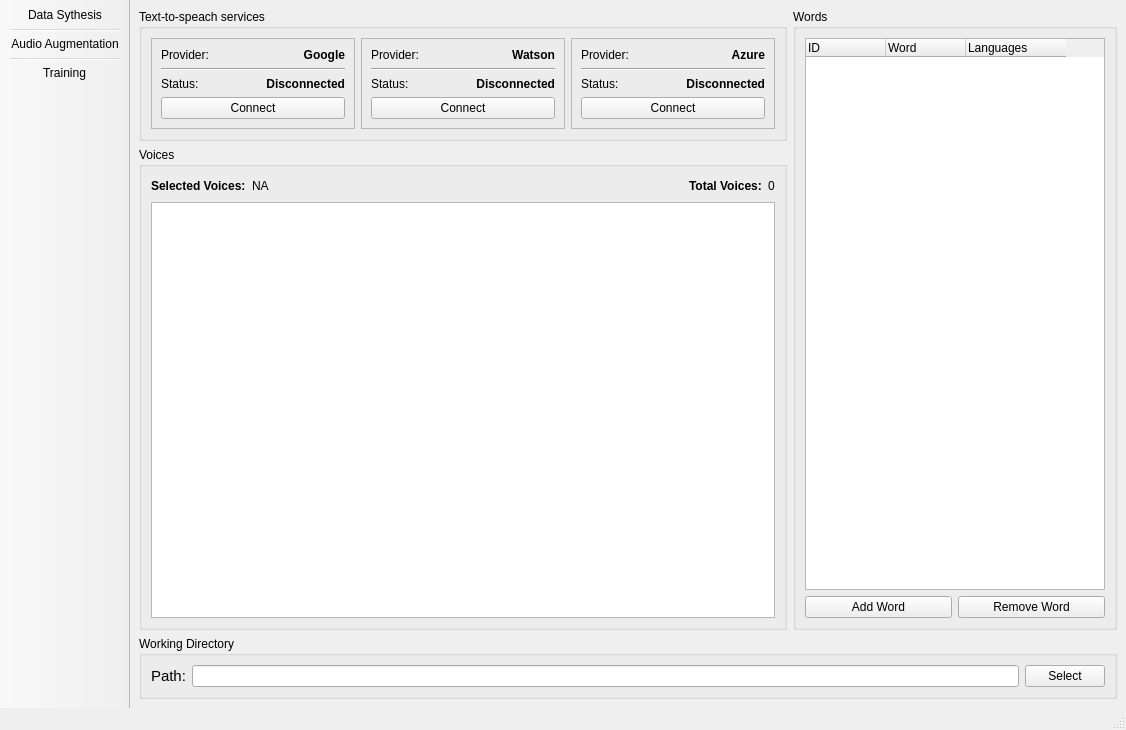
<?xml version="1.0" encoding="UTF-8"?>
<ui version="4.0">
 <class>myApp</class>
 <widget class="QMainWindow" name="myApp">
  <property name="enabled">
   <bool>true</bool>
  </property>
  <property name="geometry">
   <rect>
    <x>0</x>
    <y>0</y>
    <width>1126</width>
    <height>730</height>
   </rect>
  </property>
  <property name="windowTitle">
   <string>MainWindow</string>
  </property>
  <property name="documentMode">
   <bool>false</bool>
  </property>
  <property name="dockOptions">
   <set>QMainWindow::GroupedDragging</set>
  </property>
  <widget class="QWidget" name="centralwidget">
   <layout class="QGridLayout" name="gridLayout_9">
    <item row="0" column="0">
     <layout class="QGridLayout" name="gridLayout_8">
      <property name="bottomMargin">
       <number>0</number>
      </property>
      <item row="0" column="2" rowspan="2">
       <widget class="QGroupBox" name="words_box">
        <property name="sizePolicy">
         <sizepolicy hsizetype="Expanding" vsizetype="Expanding">
          <horstretch>0</horstretch>
          <verstretch>0</verstretch>
         </sizepolicy>
        </property>
        <property name="title">
         <string>Words</string>
        </property>
        <property name="flat">
         <bool>false</bool>
        </property>
        <property name="checkable">
         <bool>false</bool>
        </property>
        <layout class="QGridLayout" name="gridLayout_6">
         <item row="1" column="1">
          <widget class="QPushButton" name="removeWordButton">
           <property name="text">
            <string>Remove Word</string>
           </property>
          </widget>
         </item>
         <item row="1" column="0">
          <widget class="QPushButton" name="addWordButton">
           <property name="text">
            <string>Add Word</string>
           </property>
          </widget>
         </item>
         <item row="0" column="0" colspan="2">
          <widget class="QTreeWidget" name="words_list_widget">
           <property name="indentation">
            <number>0</number>
           </property>
           <property name="rootIsDecorated">
            <bool>false</bool>
           </property>
           <property name="uniformRowHeights">
            <bool>true</bool>
           </property>
           <property name="itemsExpandable">
            <bool>false</bool>
           </property>
           <attribute name="headerCascadingSectionResizes">
            <bool>false</bool>
           </attribute>
           <attribute name="headerDefaultSectionSize">
            <number>80</number>
           </attribute>
           <attribute name="headerHighlightSections">
            <bool>false</bool>
           </attribute>
           <attribute name="headerStretchLastSection">
            <bool>false</bool>
           </attribute>
           <column>
            <property name="text">
             <string>ID</string>
            </property>
           </column>
           <column>
            <property name="text">
             <string>Word</string>
            </property>
            <property name="font">
             <font>
              <weight>50</weight>
              <bold>false</bold>
             </font>
            </property>
           </column>
           <column>
            <property name="text">
             <string>Languages</string>
            </property>
           </column>
          </widget>
         </item>
        </layout>
       </widget>
      </item>
      <item row="0" column="0" colspan="2">
       <widget class="QGroupBox" name="tts_services_box">
        <property name="sizePolicy">
         <sizepolicy hsizetype="Preferred" vsizetype="Preferred">
          <horstretch>0</horstretch>
          <verstretch>0</verstretch>
         </sizepolicy>
        </property>
        <property name="maximumSize">
         <size>
          <width>651</width>
          <height>16777215</height>
         </size>
        </property>
        <property name="cursor">
         <cursorShape>ArrowCursor</cursorShape>
        </property>
        <property name="title">
         <string>Text-to-speach services</string>
        </property>
        <layout class="QGridLayout" name="gridLayout_7">
         <item row="0" column="1">
          <widget class="QFrame" name="provider_watson_frame">
           <property name="frameShape">
            <enum>QFrame::StyledPanel</enum>
           </property>
           <property name="frameShadow">
            <enum>QFrame::Raised</enum>
           </property>
           <layout class="QGridLayout" name="gridLayout_11">
            <item row="0" column="0">
             <layout class="QGridLayout" name="gridLayout_2">
              <item row="0" column="0">
               <widget class="QLabel" name="provider_text_2">
                <property name="text">
                 <string>Provider:</string>
                </property>
               </widget>
              </item>
              <item row="0" column="1">
               <widget class="QLabel" name="provider_name_2">
                <property name="font">
                 <font>
                  <weight>75</weight>
                  <bold>true</bold>
                 </font>
                </property>
                <property name="text">
                 <string>Watson</string>
                </property>
                <property name="alignment">
                 <set>Qt::AlignRight|Qt::AlignTrailing|Qt::AlignVCenter</set>
                </property>
               </widget>
              </item>
              <item row="1" column="0" colspan="2">
               <widget class="Line" name="line_2">
                <property name="orientation">
                 <enum>Qt::Horizontal</enum>
                </property>
               </widget>
              </item>
              <item row="2" column="0">
               <widget class="QLabel" name="status_text_2">
                <property name="text">
                 <string>Status:</string>
                </property>
               </widget>
              </item>
              <item row="2" column="1">
               <widget class="QLabel" name="status_label_watson">
                <property name="font">
                 <font>
                  <weight>75</weight>
                  <bold>true</bold>
                 </font>
                </property>
                <property name="text">
                 <string>Disconnected</string>
                </property>
                <property name="alignment">
                 <set>Qt::AlignRight|Qt::AlignTrailing|Qt::AlignVCenter</set>
                </property>
               </widget>
              </item>
             </layout>
            </item>
            <item row="1" column="0">
             <widget class="QPushButton" name="connect_button_watson">
              <property name="text">
               <string>Connect</string>
              </property>
             </widget>
            </item>
           </layout>
          </widget>
         </item>
         <item row="0" column="0">
          <widget class="QFrame" name="provider_google_frame">
           <property name="frameShape">
            <enum>QFrame::StyledPanel</enum>
           </property>
           <property name="frameShadow">
            <enum>QFrame::Raised</enum>
           </property>
           <layout class="QGridLayout" name="gridLayout_10">
            <item row="0" column="0">
             <layout class="QGridLayout" name="gridLayout">
              <item row="0" column="0">
               <widget class="QLabel" name="provider_text">
                <property name="text">
                 <string>Provider:</string>
                </property>
                <property name="buddy">
                 <cstring>provider_text</cstring>
                </property>
               </widget>
              </item>
              <item row="0" column="1">
               <widget class="QLabel" name="provider_name_google">
                <property name="font">
                 <font>
                  <weight>75</weight>
                  <bold>true</bold>
                 </font>
                </property>
                <property name="text">
                 <string>Google</string>
                </property>
                <property name="alignment">
                 <set>Qt::AlignRight|Qt::AlignTrailing|Qt::AlignVCenter</set>
                </property>
                <property name="buddy">
                 <cstring>provider_name_google</cstring>
                </property>
               </widget>
              </item>
              <item row="1" column="0" colspan="2">
               <widget class="Line" name="line_3">
                <property name="orientation">
                 <enum>Qt::Horizontal</enum>
                </property>
               </widget>
              </item>
              <item row="2" column="0">
               <widget class="QLabel" name="status_text">
                <property name="text">
                 <string>Status:</string>
                </property>
               </widget>
              </item>
              <item row="2" column="1">
               <widget class="QLabel" name="status_label_google">
                <property name="sizePolicy">
                 <sizepolicy hsizetype="Preferred" vsizetype="Preferred">
                  <horstretch>0</horstretch>
                  <verstretch>0</verstretch>
                 </sizepolicy>
                </property>
                <property name="font">
                 <font>
                  <weight>75</weight>
                  <bold>true</bold>
                 </font>
                </property>
                <property name="text">
                 <string>Disconnected</string>
                </property>
                <property name="alignment">
                 <set>Qt::AlignRight|Qt::AlignTrailing|Qt::AlignVCenter</set>
                </property>
               </widget>
              </item>
             </layout>
            </item>
            <item row="1" column="0">
             <widget class="QPushButton" name="connect_button_google">
              <property name="text">
               <string>Connect</string>
              </property>
             </widget>
            </item>
           </layout>
          </widget>
         </item>
         <item row="0" column="2">
          <widget class="QFrame" name="provider_azure_frame">
           <property name="frameShape">
            <enum>QFrame::StyledPanel</enum>
           </property>
           <property name="frameShadow">
            <enum>QFrame::Raised</enum>
           </property>
           <layout class="QGridLayout" name="gridLayout_12">
            <item row="0" column="0">
             <layout class="QGridLayout" name="gridLayout_3">
              <item row="2" column="1">
               <widget class="QLabel" name="status_label_azure">
                <property name="font">
                 <font>
                  <weight>75</weight>
                  <bold>true</bold>
                 </font>
                </property>
                <property name="text">
                 <string>Disconnected</string>
                </property>
                <property name="alignment">
                 <set>Qt::AlignRight|Qt::AlignTrailing|Qt::AlignVCenter</set>
                </property>
               </widget>
              </item>
              <item row="2" column="0">
               <widget class="QLabel" name="status_text_3">
                <property name="text">
                 <string>Status:</string>
                </property>
               </widget>
              </item>
              <item row="0" column="1">
               <widget class="QLabel" name="provider_name_3">
                <property name="font">
                 <font>
                  <weight>75</weight>
                  <bold>true</bold>
                 </font>
                </property>
                <property name="text">
                 <string>Azure</string>
                </property>
                <property name="alignment">
                 <set>Qt::AlignRight|Qt::AlignTrailing|Qt::AlignVCenter</set>
                </property>
               </widget>
              </item>
              <item row="0" column="0">
               <widget class="QLabel" name="provider_text_3">
                <property name="text">
                 <string>Provider:</string>
                </property>
               </widget>
              </item>
              <item row="1" column="0" colspan="2">
               <widget class="Line" name="line">
                <property name="orientation">
                 <enum>Qt::Horizontal</enum>
                </property>
               </widget>
              </item>
             </layout>
            </item>
            <item row="1" column="0">
             <widget class="QPushButton" name="connect_button_azure">
              <property name="text">
               <string>Connect</string>
              </property>
             </widget>
            </item>
           </layout>
          </widget>
         </item>
        </layout>
       </widget>
      </item>
      <item row="2" column="0" colspan="3">
       <widget class="QGroupBox" name="dir_box">
        <property name="sizePolicy">
         <sizepolicy hsizetype="Expanding" vsizetype="Preferred">
          <horstretch>10</horstretch>
          <verstretch>0</verstretch>
         </sizepolicy>
        </property>
        <property name="title">
         <string>Working Directory</string>
        </property>
        <layout class="QGridLayout" name="gridLayout_5" rowstretch="0">
         <property name="sizeConstraint">
          <enum>QLayout::SetMaximumSize</enum>
         </property>
         <item row="0" column="0">
          <widget class="QLabel" name="path_text">
           <property name="font">
            <font>
             <pointsize>11</pointsize>
            </font>
           </property>
           <property name="text">
            <string>Path:</string>
           </property>
          </widget>
         </item>
         <item row="0" column="1">
          <widget class="QLineEdit" name="path_input_text"/>
         </item>
         <item row="0" column="2">
          <widget class="QPushButton" name="select_path_button">
           <property name="text">
            <string>Select</string>
           </property>
          </widget>
         </item>
        </layout>
       </widget>
      </item>
      <item row="1" column="0" colspan="2">
       <widget class="QGroupBox" name="voices_box">
        <property name="sizePolicy">
         <sizepolicy hsizetype="Expanding" vsizetype="Expanding">
          <horstretch>0</horstretch>
          <verstretch>0</verstretch>
         </sizepolicy>
        </property>
        <property name="title">
         <string>Voices</string>
        </property>
        <layout class="QGridLayout" name="gridLayout_4">
         <item row="0" column="0">
          <widget class="QLabel" name="label_3">
           <property name="sizePolicy">
            <sizepolicy hsizetype="Minimum" vsizetype="Preferred">
             <horstretch>0</horstretch>
             <verstretch>0</verstretch>
            </sizepolicy>
           </property>
           <property name="font">
            <font>
             <weight>75</weight>
             <bold>true</bold>
            </font>
           </property>
           <property name="text">
            <string>Selected Voices:</string>
           </property>
          </widget>
         </item>
         <item row="0" column="1">
          <widget class="QLabel" name="sel_voices_placeholder">
           <property name="sizePolicy">
            <sizepolicy hsizetype="Minimum" vsizetype="Preferred">
             <horstretch>0</horstretch>
             <verstretch>0</verstretch>
            </sizepolicy>
           </property>
           <property name="text">
            <string>NA</string>
           </property>
          </widget>
         </item>
         <item row="0" column="2">
          <spacer name="horizontalSpacer">
           <property name="orientation">
            <enum>Qt::Horizontal</enum>
           </property>
           <property name="sizeHint" stdset="0">
            <size>
             <width>40</width>
             <height>20</height>
            </size>
           </property>
          </spacer>
         </item>
         <item row="0" column="3">
          <widget class="QLabel" name="label">
           <property name="sizePolicy">
            <sizepolicy hsizetype="Minimum" vsizetype="Preferred">
             <horstretch>0</horstretch>
             <verstretch>0</verstretch>
            </sizepolicy>
           </property>
           <property name="maximumSize">
            <size>
             <width>150</width>
             <height>16777215</height>
            </size>
           </property>
           <property name="font">
            <font>
             <weight>75</weight>
             <bold>true</bold>
            </font>
           </property>
           <property name="text">
            <string>Total Voices:</string>
           </property>
          </widget>
         </item>
         <item row="0" column="4">
          <widget class="QLabel" name="total_voices_placeholder">
           <property name="sizePolicy">
            <sizepolicy hsizetype="Minimum" vsizetype="Preferred">
             <horstretch>0</horstretch>
             <verstretch>0</verstretch>
            </sizepolicy>
           </property>
           <property name="text">
            <string>0</string>
           </property>
          </widget>
         </item>
         <item row="1" column="0" colspan="5">
          <widget class="QTreeView" name="voice_list_view">
           <property name="editTriggers">
            <set>QAbstractItemView::EditKeyPressed</set>
           </property>
           <property name="sortingEnabled">
            <bool>true</bool>
           </property>
           <attribute name="headerStretchLastSection">
            <bool>false</bool>
           </attribute>
          </widget>
         </item>
        </layout>
       </widget>
      </item>
     </layout>
    </item>
   </layout>
  </widget>
  <widget class="QToolBar" name="menu">
   <property name="sizePolicy">
    <sizepolicy hsizetype="Fixed" vsizetype="Preferred">
     <horstretch>0</horstretch>
     <verstretch>0</verstretch>
    </sizepolicy>
   </property>
   <property name="windowTitle">
    <string>toolBar</string>
   </property>
   <property name="movable">
    <bool>false</bool>
   </property>
   <property name="orientation">
    <enum>Qt::Vertical</enum>
   </property>
   <property name="floatable">
    <bool>false</bool>
   </property>
   <attribute name="toolBarArea">
    <enum>LeftToolBarArea</enum>
   </attribute>
   <attribute name="toolBarBreak">
    <bool>false</bool>
   </attribute>
   <addaction name="actionData_Sythesis"/>
   <addaction name="separator"/>
   <addaction name="actionAudio_Augmentation"/>
   <addaction name="separator"/>
   <addaction name="actionTraining"/>
  </widget>
  <widget class="QStatusBar" name="statusBar"/>
  <action name="actionData_Sythesis">
   <property name="text">
    <string>Data Sythesis</string>
   </property>
  </action>
  <action name="actionAudio_Augmentation">
   <property name="text">
    <string>Audio Augmentation</string>
   </property>
  </action>
  <action name="actionTraining">
   <property name="text">
    <string>Training</string>
   </property>
  </action>
 </widget>
 <resources/>
 <connections>
  <connection>
   <sender>connect_button_google</sender>
   <signal>clicked()</signal>
   <receiver>myApp</receiver>
   <slot>openConnectGoogleDialog()</slot>
   <hints>
    <hint type="sourcelabel">
     <x>247</x>
     <y>105</y>
    </hint>
    <hint type="destinationlabel">
     <x>152</x>
     <y>143</y>
    </hint>
   </hints>
  </connection>
  <connection>
   <sender>connect_button_watson</sender>
   <signal>clicked()</signal>
   <receiver>myApp</receiver>
   <slot>openConnectWatsonDialog()</slot>
   <hints>
    <hint type="sourcelabel">
     <x>418</x>
     <y>113</y>
    </hint>
    <hint type="destinationlabel">
     <x>152</x>
     <y>183</y>
    </hint>
   </hints>
  </connection>
  <connection>
   <sender>connect_button_azure</sender>
   <signal>clicked()</signal>
   <receiver>myApp</receiver>
   <slot>openConnectAzureDialog()</slot>
   <hints>
    <hint type="sourcelabel">
     <x>665</x>
     <y>109</y>
    </hint>
    <hint type="destinationlabel">
     <x>538</x>
     <y>139</y>
    </hint>
   </hints>
  </connection>
  <connection>
   <sender>select_path_button</sender>
   <signal>clicked()</signal>
   <receiver>myApp</receiver>
   <slot>openDirectorySelectDialog()</slot>
   <hints>
    <hint type="sourcelabel">
     <x>1069</x>
     <y>675</y>
    </hint>
    <hint type="destinationlabel">
     <x>1004</x>
     <y>729</y>
    </hint>
   </hints>
  </connection>
  <connection>
   <sender>addWordButton</sender>
   <signal>clicked()</signal>
   <receiver>myApp</receiver>
   <slot>openAddNewWordListDialog()</slot>
   <hints>
    <hint type="sourcelabel">
     <x>882</x>
     <y>603</y>
    </hint>
    <hint type="destinationlabel">
     <x>797</x>
     <y>622</y>
    </hint>
   </hints>
  </connection>
  <connection>
   <sender>removeWordButton</sender>
   <signal>clicked()</signal>
   <receiver>myApp</receiver>
   <slot>removeWordFromList()</slot>
   <hints>
    <hint type="sourcelabel">
     <x>1015</x>
     <y>605</y>
    </hint>
    <hint type="destinationlabel">
     <x>979</x>
     <y>628</y>
    </hint>
   </hints>
  </connection>
 </connections>
 <slots>
  <slot>openConnectGoogleDialog()</slot>
  <slot>openConnectWatsonDialog()</slot>
  <slot>openConnectAzureDialog()</slot>
  <slot>openDirectorySelectDialog()</slot>
  <slot>openAddNewWordListDialog()</slot>
  <slot>removeWordFromList()</slot>
 </slots>
</ui>
